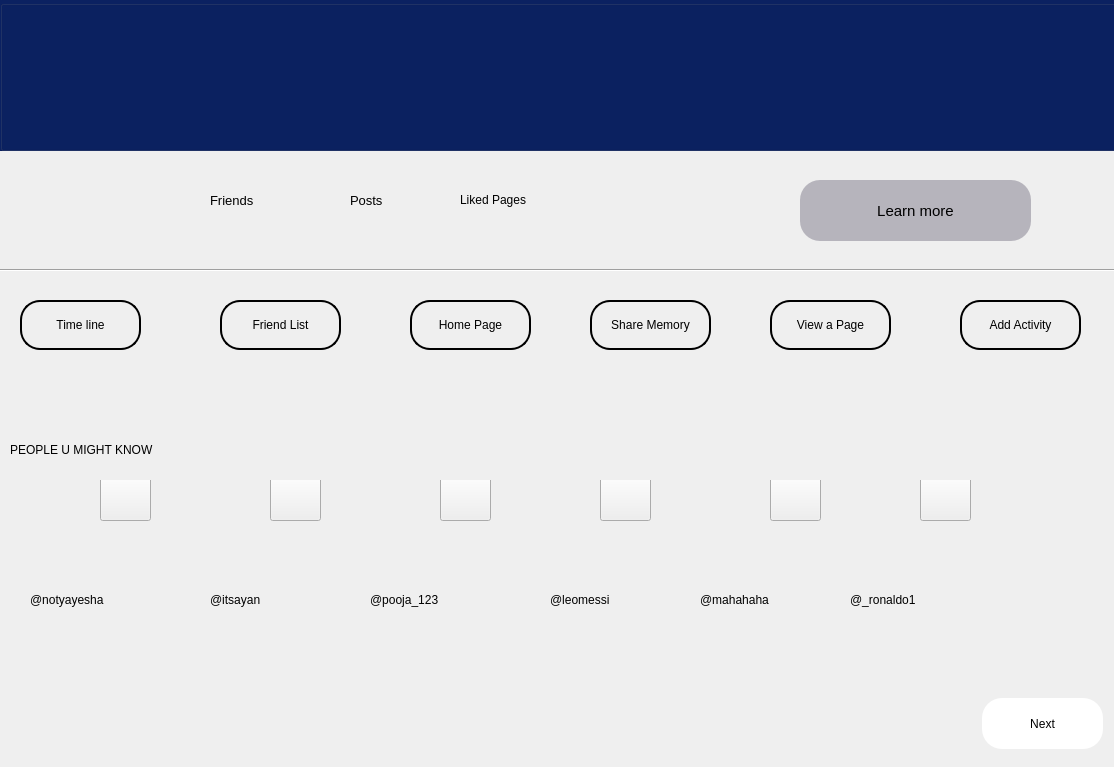
<?xml version="1.0" encoding="UTF-8"?>
<ui version="4.0">
 <class>socialapp</class>
 <widget class="QDialog" name="socialapp">
  <property name="geometry">
   <rect>
    <x>0</x>
    <y>0</y>
    <width>1114</width>
    <height>767</height>
   </rect>
  </property>
  <property name="windowTitle">
   <string>Dialog</string>
  </property>
  <widget class="QStackedWidget" name="stackedWidget">
   <property name="geometry">
    <rect>
     <x>0</x>
     <y>0</y>
     <width>1131</width>
     <height>751</height>
    </rect>
   </property>
   <property name="styleSheet">
    <string notr="true"/>
   </property>
   <property name="currentIndex">
    <number>0</number>
   </property>
   <widget class="QWidget" name="page1">
    <widget class="QWidget" name="verticalLayoutWidget_2">
     <property name="geometry">
      <rect>
       <x>0</x>
       <y>0</y>
       <width>1141</width>
       <height>151</height>
      </rect>
     </property>
     <layout class="QVBoxLayout" name="verticalLayout_2">
      <item>
       <widget class="QGroupBox" name="groupBox_2">
        <property name="styleSheet">
         <string notr="true">background-color: #0B2161;</string>
        </property>
        <property name="title">
         <string/>
        </property>
        <widget class="QLabel" name="name">
         <property name="geometry">
          <rect>
           <x>210</x>
           <y>80</y>
           <width>261</width>
           <height>51</height>
          </rect>
         </property>
         <property name="font">
          <font>
           <pointsize>24</pointsize>
           <bold>true</bold>
          </font>
         </property>
         <property name="styleSheet">
          <string notr="true">color: rgb(255, 255, 255);
background:none;
</string>
         </property>
         <property name="text">
          <string/>
         </property>
        </widget>
        <widget class="QLabel" name="email">
         <property name="geometry">
          <rect>
           <x>450</x>
           <y>100</y>
           <width>201</width>
           <height>31</height>
          </rect>
         </property>
         <property name="font">
          <font>
           <pointsize>12</pointsize>
          </font>
         </property>
         <property name="styleSheet">
          <string notr="true">color: rgb(255, 255, 255);
background:none;
</string>
         </property>
         <property name="text">
          <string/>
         </property>
        </widget>
       </widget>
      </item>
     </layout>
    </widget>
    <widget class="Line" name="line">
     <property name="geometry">
      <rect>
       <x>0</x>
       <y>260</y>
       <width>1131</width>
       <height>20</height>
      </rect>
     </property>
     <property name="orientation">
      <enum>Qt::Horizontal</enum>
     </property>
    </widget>
    <widget class="QPushButton" name="learnmore">
     <property name="geometry">
      <rect>
       <x>800</x>
       <y>180</y>
       <width>231</width>
       <height>61</height>
      </rect>
     </property>
     <property name="font">
      <font>
       <pointsize>11</pointsize>
      </font>
     </property>
     <property name="styleSheet">
      <string notr="true">QPushButton {
    color: black;
    background-color: rgb(182, 180, 188);
    border-radius: 20px; /* Adjust the value to control the roundness */
}

QPushButton:hover {
	background-color: rgb(222, 222, 222);
}

QPushButton:pressed {
    background-color: rgb(0, 0, 106);
}
</string>
     </property>
     <property name="text">
      <string>Learn more</string>
     </property>
    </widget>
    <widget class="QLabel" name="label_3">
     <property name="geometry">
      <rect>
       <x>730</x>
       <y>190</y>
       <width>41</width>
       <height>41</height>
      </rect>
     </property>
     <property name="styleSheet">
      <string notr="true">background-image: url(:/info.png);</string>
     </property>
     <property name="text">
      <string/>
     </property>
    </widget>
    <widget class="QLabel" name="label_4">
     <property name="geometry">
      <rect>
       <x>10</x>
       <y>440</y>
       <width>191</width>
       <height>20</height>
      </rect>
     </property>
     <property name="text">
      <string>PEOPLE U MIGHT KNOW</string>
     </property>
    </widget>
    <widget class="QLabel" name="label_5">
     <property name="geometry">
      <rect>
       <x>210</x>
       <y>190</y>
       <width>91</width>
       <height>20</height>
      </rect>
     </property>
     <property name="font">
      <font>
       <pointsize>10</pointsize>
      </font>
     </property>
     <property name="text">
      <string>Friends</string>
     </property>
    </widget>
    <widget class="QLabel" name="label_28">
     <property name="geometry">
      <rect>
       <x>350</x>
       <y>190</y>
       <width>63</width>
       <height>20</height>
      </rect>
     </property>
     <property name="font">
      <font>
       <pointsize>10</pointsize>
      </font>
     </property>
     <property name="text">
      <string>Posts</string>
     </property>
    </widget>
    <widget class="QLabel" name="followerCount">
     <property name="geometry">
      <rect>
       <x>210</x>
       <y>219</y>
       <width>71</width>
       <height>31</height>
      </rect>
     </property>
     <property name="font">
      <font>
       <pointsize>14</pointsize>
       <bold>true</bold>
      </font>
     </property>
     <property name="styleSheet">
      <string notr="true"/>
     </property>
     <property name="text">
      <string/>
     </property>
    </widget>
    <widget class="QLabel" name="postCount">
     <property name="geometry">
      <rect>
       <x>350</x>
       <y>219</y>
       <width>61</width>
       <height>31</height>
      </rect>
     </property>
     <property name="font">
      <font>
       <pointsize>14</pointsize>
       <bold>true</bold>
      </font>
     </property>
     <property name="styleSheet">
      <string notr="true"/>
     </property>
     <property name="text">
      <string/>
     </property>
    </widget>
    <widget class="QLabel" name="label_29">
     <property name="geometry">
      <rect>
       <x>20</x>
       <y>110</y>
       <width>151</width>
       <height>131</height>
      </rect>
     </property>
     <property name="styleSheet">
      <string notr="true">background-image: url(:/logo.png);</string>
     </property>
     <property name="text">
      <string/>
     </property>
    </widget>
    <widget class="QGroupBox" name="groupBox_3">
     <property name="geometry">
      <rect>
       <x>10</x>
       <y>290</y>
       <width>1121</width>
       <height>101</height>
      </rect>
     </property>
     <property name="styleSheet">
      <string notr="true">QGroupBox {
    border: 0; 
}

QPushButton {
    border: 2px solid black;
    border-radius: 20px; 
    padding: 5px 10px; 
    color: black; 
    background-color: transparent;
}

QPushButton:hover {
    background-color: lightgrey; 
}

QPushButton:pressed {
    background-color: #c0c0c0; 
}
</string>
     </property>
     <property name="title">
      <string/>
     </property>
     <widget class="QPushButton" name="homepageopen">
      <property name="geometry">
       <rect>
        <x>400</x>
        <y>10</y>
        <width>121</width>
        <height>50</height>
       </rect>
      </property>
      <property name="text">
       <string>Home Page</string>
      </property>
     </widget>
     <widget class="QPushButton" name="viewfriendlist">
      <property name="geometry">
       <rect>
        <x>210</x>
        <y>10</y>
        <width>121</width>
        <height>50</height>
       </rect>
      </property>
      <property name="text">
       <string>Friend List</string>
      </property>
     </widget>
     <widget class="QPushButton" name="openTimeline">
      <property name="geometry">
       <rect>
        <x>10</x>
        <y>10</y>
        <width>121</width>
        <height>50</height>
       </rect>
      </property>
      <property name="text">
       <string>Time line</string>
      </property>
     </widget>
     <widget class="QPushButton" name="sharememory_button">
      <property name="geometry">
       <rect>
        <x>580</x>
        <y>10</y>
        <width>121</width>
        <height>50</height>
       </rect>
      </property>
      <property name="text">
       <string>Share Memory</string>
      </property>
     </widget>
     <widget class="QPushButton" name="viewapage">
      <property name="geometry">
       <rect>
        <x>760</x>
        <y>10</y>
        <width>121</width>
        <height>50</height>
       </rect>
      </property>
      <property name="text">
       <string>View a Page</string>
      </property>
     </widget>
     <widget class="QPushButton" name="AddActivity">
      <property name="geometry">
       <rect>
        <x>950</x>
        <y>10</y>
        <width>121</width>
        <height>50</height>
       </rect>
      </property>
      <property name="text">
       <string>Add Activity</string>
      </property>
     </widget>
    </widget>
    <widget class="QStackedWidget" name="stackedWidget_2">
     <property name="geometry">
      <rect>
       <x>0</x>
       <y>480</y>
       <width>1131</width>
       <height>171</height>
      </rect>
     </property>
     <property name="styleSheet">
      <string notr="true">QStackedWidget {
	background-color: rgb(229, 229, 229);
}
QLabel {
    background-repeat: no-repeat; /* Prevent image from repeating */
    background-position: center; /* Center-align the image */
  border-radius:35px;
    width: 80px; /* Set the width of the QLabel to 90px */
    height: 90px; /* Set the height of the QLabel to 90px */
}


/* Optional: Hover and Pressed States */
QLabel.circular:hover {
    background-color: #e0e0e0; /* Change color on hover if desired */
}

QLabel.circular:pressed {
    background-color: #bdbdbd; /* Change color when pressed if desired */
}
QPushButton {
   background-color: transparent;
	background-image: url(:/plus.png);

}

background-color: rgb(208, 208, 208);</string>
     </property>
     <property name="currentIndex">
      <number>0</number>
     </property>
     <widget class="QWidget" name="page_3">
      <widget class="QPushButton" name="pushButton_5">
       <property name="geometry">
        <rect>
         <x>990</x>
         <y>20</y>
         <width>92</width>
         <height>92</height>
        </rect>
       </property>
       <property name="styleSheet">
        <string notr="true">QPushButton {
    border-radius: 40px; 
	background-image: url(:/right arrow.png);
}

QPushButton:hover {
    background-color: #e0e0e0; 
}

QPushButton:pressed {
    background-color: #bdbdbd; /* Change color when button is pressed if desired */
}
</string>
       </property>
       <property name="text">
        <string/>
       </property>
      </widget>
      <widget class="QLabel" name="label_6">
       <property name="geometry">
        <rect>
         <x>30</x>
         <y>20</y>
         <width>90</width>
         <height>81</height>
        </rect>
       </property>
       <property name="styleSheet">
        <string notr="true">background-image: url(:/girl1.jpeg);</string>
       </property>
       <property name="text">
        <string/>
       </property>
      </widget>
      <widget class="QLabel" name="label_7">
       <property name="geometry">
        <rect>
         <x>200</x>
         <y>20</y>
         <width>90</width>
         <height>81</height>
        </rect>
       </property>
       <property name="styleSheet">
        <string notr="true">background-image: url(:/man 1.jpg);
</string>
       </property>
       <property name="text">
        <string/>
       </property>
      </widget>
      <widget class="QLabel" name="label_8">
       <property name="geometry">
        <rect>
         <x>370</x>
         <y>20</y>
         <width>90</width>
         <height>81</height>
        </rect>
       </property>
       <property name="styleSheet">
        <string notr="true">background-image: url(:/girl 2.jpeg);</string>
       </property>
       <property name="text">
        <string/>
       </property>
      </widget>
      <widget class="QLabel" name="label_9">
       <property name="geometry">
        <rect>
         <x>530</x>
         <y>20</y>
         <width>90</width>
         <height>81</height>
        </rect>
       </property>
       <property name="styleSheet">
        <string notr="true">background-image: url(:/man2.jpg);</string>
       </property>
       <property name="text">
        <string/>
       </property>
      </widget>
      <widget class="QLabel" name="label_10">
       <property name="geometry">
        <rect>
         <x>690</x>
         <y>20</y>
         <width>90</width>
         <height>81</height>
        </rect>
       </property>
       <property name="styleSheet">
        <string notr="true">background-image: url(:/girl 3.jpg);</string>
       </property>
       <property name="text">
        <string/>
       </property>
      </widget>
      <widget class="QLabel" name="label_11">
       <property name="geometry">
        <rect>
         <x>850</x>
         <y>20</y>
         <width>90</width>
         <height>81</height>
        </rect>
       </property>
       <property name="styleSheet">
        <string notr="true">background-image: url(:/man 3.png);</string>
       </property>
       <property name="text">
        <string/>
       </property>
      </widget>
      <widget class="QPushButton" name="add_girl1">
       <property name="geometry">
        <rect>
         <x>100</x>
         <y>-10</y>
         <width>51</width>
         <height>51</height>
        </rect>
       </property>
       <property name="styleSheet">
        <string notr="true"/>
       </property>
       <property name="text">
        <string/>
       </property>
      </widget>
      <widget class="QLabel" name="label_17">
       <property name="geometry">
        <rect>
         <x>30</x>
         <y>110</y>
         <width>101</width>
         <height>20</height>
        </rect>
       </property>
       <property name="text">
        <string>@notyayesha</string>
       </property>
      </widget>
      <widget class="QPushButton" name="add_man1">
       <property name="geometry">
        <rect>
         <x>270</x>
         <y>-10</y>
         <width>51</width>
         <height>51</height>
        </rect>
       </property>
       <property name="text">
        <string/>
       </property>
      </widget>
      <widget class="QLabel" name="label_18">
       <property name="geometry">
        <rect>
         <x>210</x>
         <y>110</y>
         <width>71</width>
         <height>20</height>
        </rect>
       </property>
       <property name="text">
        <string>@itsayan</string>
       </property>
      </widget>
      <widget class="QLabel" name="label_19">
       <property name="geometry">
        <rect>
         <x>370</x>
         <y>110</y>
         <width>101</width>
         <height>20</height>
        </rect>
       </property>
       <property name="text">
        <string>@pooja_123</string>
       </property>
      </widget>
      <widget class="QLabel" name="label_20">
       <property name="geometry">
        <rect>
         <x>550</x>
         <y>110</y>
         <width>81</width>
         <height>20</height>
        </rect>
       </property>
       <property name="text">
        <string>@leomessi</string>
       </property>
      </widget>
      <widget class="QLabel" name="label_21">
       <property name="geometry">
        <rect>
         <x>700</x>
         <y>110</y>
         <width>101</width>
         <height>20</height>
        </rect>
       </property>
       <property name="text">
        <string>@mahahaha</string>
       </property>
      </widget>
      <widget class="QLabel" name="label_22">
       <property name="geometry">
        <rect>
         <x>850</x>
         <y>110</y>
         <width>101</width>
         <height>20</height>
        </rect>
       </property>
       <property name="text">
        <string>@_ronaldo1</string>
       </property>
      </widget>
      <widget class="QPushButton" name="add_girl2">
       <property name="geometry">
        <rect>
         <x>440</x>
         <y>-10</y>
         <width>51</width>
         <height>51</height>
        </rect>
       </property>
       <property name="text">
        <string/>
       </property>
      </widget>
      <widget class="QPushButton" name="add_man2">
       <property name="geometry">
        <rect>
         <x>600</x>
         <y>-10</y>
         <width>51</width>
         <height>51</height>
        </rect>
       </property>
       <property name="text">
        <string/>
       </property>
      </widget>
      <widget class="QPushButton" name="add_girl3">
       <property name="geometry">
        <rect>
         <x>770</x>
         <y>-10</y>
         <width>51</width>
         <height>51</height>
        </rect>
       </property>
       <property name="text">
        <string/>
       </property>
      </widget>
      <widget class="QPushButton" name="add_man3">
       <property name="geometry">
        <rect>
         <x>920</x>
         <y>-10</y>
         <width>51</width>
         <height>51</height>
        </rect>
       </property>
       <property name="text">
        <string/>
       </property>
      </widget>
     </widget>
     <widget class="QWidget" name="page_4">
      <widget class="QPushButton" name="pushButton_6">
       <property name="geometry">
        <rect>
         <x>20</x>
         <y>30</y>
         <width>98</width>
         <height>95</height>
        </rect>
       </property>
       <property name="styleSheet">
        <string notr="true">
QPushButton {
    border-radius: 40px; 
	background-image: url(:/left arrow.png);

}

QPushButton:hover {
    background-color: #e0e0e0; /* Change color on hover if desired */
}

QPushButton:pressed {
    background-color: #bdbdbd; /* Change color when button is pressed if desired */
}
</string>
       </property>
       <property name="text">
        <string/>
       </property>
      </widget>
      <widget class="QLabel" name="label_12">
       <property name="geometry">
        <rect>
         <x>180</x>
         <y>20</y>
         <width>90</width>
         <height>81</height>
        </rect>
       </property>
       <property name="styleSheet">
        <string notr="true">background-image: url(:/girl 4.jpg);</string>
       </property>
       <property name="text">
        <string/>
       </property>
      </widget>
      <widget class="QLabel" name="label_13">
       <property name="geometry">
        <rect>
         <x>340</x>
         <y>20</y>
         <width>90</width>
         <height>83</height>
        </rect>
       </property>
       <property name="styleSheet">
        <string notr="true">background-image: url(:/man4.jpg);</string>
       </property>
       <property name="text">
        <string/>
       </property>
      </widget>
      <widget class="QLabel" name="label_14">
       <property name="geometry">
        <rect>
         <x>510</x>
         <y>20</y>
         <width>90</width>
         <height>81</height>
        </rect>
       </property>
       <property name="styleSheet">
        <string notr="true">background-image: url(:/man 6.jpg);</string>
       </property>
       <property name="text">
        <string/>
       </property>
      </widget>
      <widget class="QLabel" name="label_15">
       <property name="geometry">
        <rect>
         <x>670</x>
         <y>20</y>
         <width>90</width>
         <height>81</height>
        </rect>
       </property>
       <property name="styleSheet">
        <string notr="true">background-image: url(:/man 5.jpg);</string>
       </property>
       <property name="text">
        <string/>
       </property>
      </widget>
      <widget class="QLabel" name="label_16">
       <property name="geometry">
        <rect>
         <x>820</x>
         <y>20</y>
         <width>90</width>
         <height>85</height>
        </rect>
       </property>
       <property name="styleSheet">
        <string notr="true">background-image: url(:/fatima.jpg);</string>
       </property>
       <property name="text">
        <string/>
       </property>
      </widget>
      <widget class="QLabel" name="label_23">
       <property name="geometry">
        <rect>
         <x>180</x>
         <y>110</y>
         <width>101</width>
         <height>20</height>
        </rect>
       </property>
       <property name="text">
        <string>@savagesana</string>
       </property>
      </widget>
      <widget class="QLabel" name="label_24">
       <property name="geometry">
        <rect>
         <x>350</x>
         <y>110</y>
         <width>111</width>
         <height>20</height>
        </rect>
       </property>
       <property name="text">
        <string>@ali_hassan23</string>
       </property>
      </widget>
      <widget class="QLabel" name="label_25">
       <property name="geometry">
        <rect>
         <x>520</x>
         <y>110</y>
         <width>101</width>
         <height>20</height>
        </rect>
       </property>
       <property name="text">
        <string>@tech.ammar</string>
       </property>
      </widget>
      <widget class="QLabel" name="label_26">
       <property name="geometry">
        <rect>
         <x>690</x>
         <y>110</y>
         <width>81</width>
         <height>20</height>
        </rect>
       </property>
       <property name="text">
        <string>@sammy7</string>
       </property>
      </widget>
      <widget class="QLabel" name="label_27">
       <property name="geometry">
        <rect>
         <x>830</x>
         <y>110</y>
         <width>111</width>
         <height>20</height>
        </rect>
       </property>
       <property name="text">
        <string>@queenfatima</string>
       </property>
      </widget>
      <widget class="QPushButton" name="add_girl4">
       <property name="geometry">
        <rect>
         <x>250</x>
         <y>-10</y>
         <width>51</width>
         <height>51</height>
        </rect>
       </property>
       <property name="text">
        <string/>
       </property>
      </widget>
      <widget class="QPushButton" name="add_man4">
       <property name="geometry">
        <rect>
         <x>410</x>
         <y>-10</y>
         <width>51</width>
         <height>51</height>
        </rect>
       </property>
       <property name="text">
        <string/>
       </property>
      </widget>
      <widget class="QPushButton" name="add_man5">
       <property name="geometry">
        <rect>
         <x>580</x>
         <y>-10</y>
         <width>51</width>
         <height>51</height>
        </rect>
       </property>
       <property name="text">
        <string/>
       </property>
      </widget>
      <widget class="QPushButton" name="add_man6">
       <property name="geometry">
        <rect>
         <x>740</x>
         <y>-10</y>
         <width>51</width>
         <height>51</height>
        </rect>
       </property>
       <property name="text">
        <string/>
       </property>
      </widget>
      <widget class="QPushButton" name="add_girl5">
       <property name="geometry">
        <rect>
         <x>890</x>
         <y>-10</y>
         <width>51</width>
         <height>51</height>
        </rect>
       </property>
       <property name="text">
        <string/>
       </property>
      </widget>
     </widget>
    </widget>
    <widget class="QPushButton" name="next">
     <property name="geometry">
      <rect>
       <x>982</x>
       <y>698</y>
       <width>121</width>
       <height>51</height>
      </rect>
     </property>
     <property name="styleSheet">
      <string notr="true">QPushButton {
    background-color: white;
 
    padding: 10px 20px; /* Adjust padding as needed */
    border-radius: 20px; /* Add border-radius for rounded corners */
    color: black; /* Text color */
}

QPushButton:hover {
    background-color: #0B2161; /* Change background color on hover */
    color: white; /* Change text color on hover */
}
</string>
     </property>
     <property name="text">
      <string>Next</string>
     </property>
    </widget>
    <widget class="QLabel" name="label_33">
     <property name="geometry">
      <rect>
       <x>460</x>
       <y>190</y>
       <width>91</width>
       <height>20</height>
      </rect>
     </property>
     <property name="text">
      <string>Liked Pages</string>
     </property>
    </widget>
    <widget class="QLabel" name="likedpagescount">
     <property name="geometry">
      <rect>
       <x>470</x>
       <y>220</y>
       <width>61</width>
       <height>31</height>
      </rect>
     </property>
     <property name="font">
      <font>
       <pointsize>14</pointsize>
       <bold>true</bold>
      </font>
     </property>
     <property name="styleSheet">
      <string notr="true"/>
     </property>
     <property name="text">
      <string/>
     </property>
    </widget>
   </widget>
   <widget class="QWidget" name="page2">
    <widget class="QGroupBox" name="groupBox">
     <property name="geometry">
      <rect>
       <x>0</x>
       <y>0</y>
       <width>1121</width>
       <height>761</height>
      </rect>
     </property>
     <property name="styleSheet">
      <string notr="true">/* Stylesheet for GroupBox */
QGroupBox {
    background-color: #0B2161; /* Royal deep blue background */
    border:none;
  
}

/* Stylesheet for Labels */
QLabel {
    background-color: transparent; 
    color: white; /* White text */
}

/* Stylesheet for LineEdits */
QLineEdit {
    background-color: transparent; /* Transparent background */
    color: white; /* White text */
    border: 2px solid white; /* White border */
    border-radius: 5px;
    padding: 5px;
}

QLineEdit:hover {
    border: 2px solid #FFFFFF; /* Lighter white border on hover */
}

QLineEdit:selected {
    background-color: #D8BFD8; /* Light purple background on selection */
}

/* Stylesheet for PushButton */
QPushButton {
    background-color: #FFFFFF; /* White background */
    color: black; /* Black text */
    border: 2px solid white; /* White border */
    border-radius: 5px;
    padding: 5px 10px;
}

QPushButton:hover {
    background-color: #D8BFD8; /* Light purple background on hover */
}

QPushButton:pressed {
    background-color: #A9A9A9; /* Dark gray background on pressed */
}

QPushButton:selected {
    background-color: #D8BFD8; /* Light purple background on selection */
}
</string>
     </property>
     <property name="title">
      <string/>
     </property>
     <widget class="QPushButton" name="prev">
      <property name="geometry">
       <rect>
        <x>982</x>
        <y>678</y>
        <width>121</width>
        <height>61</height>
       </rect>
      </property>
      <property name="styleSheet">
       <string notr="true">QPushButton {
    background-color: white;
    border-style: solid;
    border-width: 4px;
    border-color: #0B2161;
    padding: 10px 20px; /* Adjust padding as needed */
    border-radius: 20px; /* Add border-radius for rounded corners */
    color: black; /* Text color */
}

QPushButton:hover {
    background-color: #0B2161; /* Change background color on hover */
    color: white; /* Change text color on hover */
}
</string>
      </property>
      <property name="text">
       <string>Previous</string>
      </property>
     </widget>
     <widget class="Line" name="line_2">
      <property name="geometry">
       <rect>
        <x>550</x>
        <y>0</y>
        <width>16</width>
        <height>751</height>
       </rect>
      </property>
      <property name="styleSheet">
       <string notr="true">background-color: rgb(255, 255, 255);
</string>
      </property>
      <property name="orientation">
       <enum>Qt::Vertical</enum>
      </property>
     </widget>
     <widget class="QLabel" name="label">
      <property name="geometry">
       <rect>
        <x>140</x>
        <y>0</y>
        <width>331</width>
        <height>81</height>
       </rect>
      </property>
      <property name="font">
       <font>
        <pointsize>24</pointsize>
        <italic>true</italic>
        <bold>true</bold>
       </font>
      </property>
      <property name="styleSheet">
       <string notr="true">background:transparent;
color:white;</string>
      </property>
      <property name="text">
       <string>View A Post</string>
      </property>
     </widget>
     <widget class="QLabel" name="label_2">
      <property name="geometry">
       <rect>
        <x>650</x>
        <y>0</y>
        <width>421</width>
        <height>81</height>
       </rect>
      </property>
      <property name="font">
       <font>
        <pointsize>24</pointsize>
        <italic>true</italic>
        <bold>true</bold>
       </font>
      </property>
      <property name="styleSheet">
       <string notr="true">background:transparent;
color:white;</string>
      </property>
      <property name="text">
       <string>Comment On A Post</string>
      </property>
     </widget>
     <widget class="QLineEdit" name="postid">
      <property name="geometry">
       <rect>
        <x>70</x>
        <y>100</y>
        <width>411</width>
        <height>41</height>
       </rect>
      </property>
      <property name="placeholderText">
       <string>Enter Post ID:</string>
      </property>
     </widget>
     <widget class="QComboBox" name="comments">
      <property name="geometry">
       <rect>
        <x>70</x>
        <y>430</y>
        <width>411</width>
        <height>41</height>
       </rect>
      </property>
      <property name="styleSheet">
       <string notr="true">QComboBox {
    background-color: white;
    color: black;
    border: 1px solid blue;
    border-radius: 5px;
    padding: 2px;
}
 QComboBox:hover {
   
	background-color: rgb(175, 175, 177);
}
</string>
      </property>
     </widget>
     <widget class="QComboBox" name="likedby">
      <property name="geometry">
       <rect>
        <x>70</x>
        <y>510</y>
        <width>411</width>
        <height>41</height>
       </rect>
      </property>
      <property name="styleSheet">
       <string notr="true">QComboBox {
    background-color: white;
    color: black;
    border: 1px solid blue;
    border-radius: 5px;
    padding: 2px;
}
 QComboBox:hover {
   
	background-color: rgb(175, 175, 177);
}
</string>
      </property>
     </widget>
     <widget class="QPushButton" name="enter">
      <property name="geometry">
       <rect>
        <x>190</x>
        <y>600</y>
        <width>161</width>
        <height>61</height>
       </rect>
      </property>
      <property name="font">
       <font>
        <pointsize>18</pointsize>
        <bold>true</bold>
       </font>
      </property>
      <property name="styleSheet">
       <string notr="true">QPushButton {
    background-color: white;
    color: black;
    border: none;
    border-radius: 20px;
    padding: 10px 20px;
}

QPushButton:hover {
    background-color: #0056b3;
}</string>
      </property>
      <property name="text">
       <string>Enter</string>
      </property>
     </widget>
     <widget class="QLabel" name="label_30">
      <property name="geometry">
       <rect>
        <x>70</x>
        <y>400</y>
        <width>91</width>
        <height>20</height>
       </rect>
      </property>
      <property name="text">
       <string>Comments: </string>
      </property>
     </widget>
     <widget class="QLabel" name="label_31">
      <property name="geometry">
       <rect>
        <x>70</x>
        <y>480</y>
        <width>91</width>
        <height>20</height>
       </rect>
      </property>
      <property name="text">
       <string>Liked By:</string>
      </property>
     </widget>
     <widget class="QLabel" name="label_32">
      <property name="geometry">
       <rect>
        <x>80</x>
        <y>340</y>
        <width>51</width>
        <height>51</height>
       </rect>
      </property>
      <property name="styleSheet">
       <string notr="true">background-image: url(:/redheart.png);</string>
      </property>
      <property name="text">
       <string/>
      </property>
     </widget>
     <widget class="QLabel" name="likes">
      <property name="geometry">
       <rect>
        <x>140</x>
        <y>350</y>
        <width>61</width>
        <height>31</height>
       </rect>
      </property>
      <property name="text">
       <string/>
      </property>
     </widget>
     <widget class="QLabel" name="post">
      <property name="geometry">
       <rect>
        <x>70</x>
        <y>180</y>
        <width>411</width>
        <height>151</height>
       </rect>
      </property>
      <property name="styleSheet">
       <string notr="true">
    background-color: white;
    color: black;
    border: none;
    border-radius: 20px;
    padding: 10px 20px;

</string>
      </property>
      <property name="text">
       <string/>
      </property>
     </widget>
     <widget class="QLineEdit" name="commentpostid">
      <property name="geometry">
       <rect>
        <x>630</x>
        <y>100</y>
        <width>411</width>
        <height>41</height>
       </rect>
      </property>
      <property name="placeholderText">
       <string>Enter Post ID:</string>
      </property>
     </widget>
     <widget class="QLineEdit" name="newComment">
      <property name="geometry">
       <rect>
        <x>630</x>
        <y>180</y>
        <width>411</width>
        <height>151</height>
       </rect>
      </property>
      <property name="placeholderText">
       <string>Enter Comment: </string>
      </property>
     </widget>
     <widget class="QPushButton" name="enter_2">
      <property name="geometry">
       <rect>
        <x>770</x>
        <y>390</y>
        <width>161</width>
        <height>61</height>
       </rect>
      </property>
      <property name="font">
       <font>
        <pointsize>18</pointsize>
        <bold>true</bold>
       </font>
      </property>
      <property name="styleSheet">
       <string notr="true">QPushButton {
    background-color: white;
    color: black;
    border: none;
    border-radius: 20px;
    padding: 10px 20px;
}

QPushButton:hover {
    background-color: #0056b3;
}</string>
      </property>
      <property name="text">
       <string>Enter</string>
      </property>
     </widget>
    </widget>
   </widget>
  </widget>
 </widget>
 <resources/>
 <connections/>
</ui>
